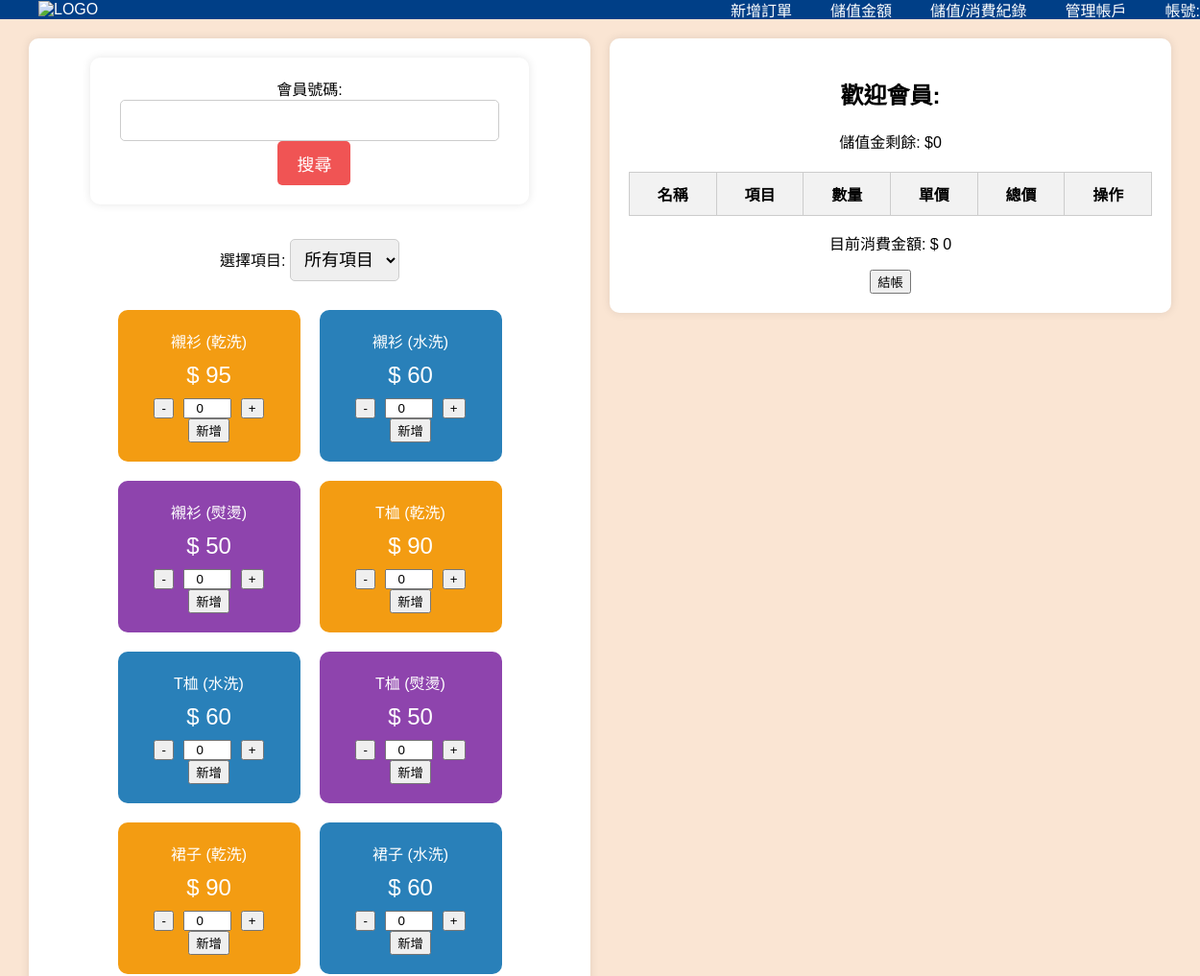
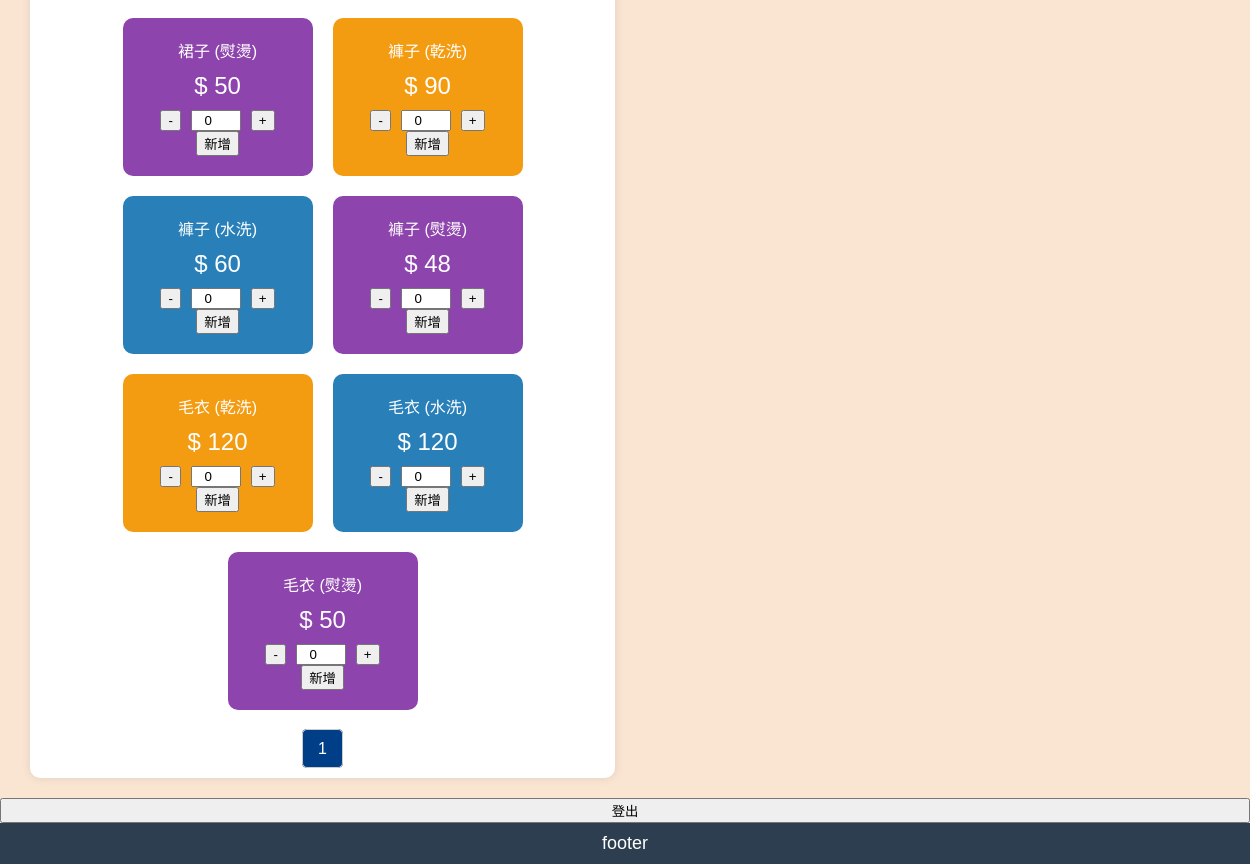
The app's page /a_admin.php with its own data (2 pictures, top to bottom).
### tables this page shows
CREATE TABLE `commodity` (
  `id` int(11) NOT NULL,
  `c_id` varchar(10) NOT NULL COMMENT '商品變號',
  `c_name` varchar(20) NOT NULL COMMENT '商品名稱',
  `dry` int(11) NOT NULL COMMENT '乾洗',
  `water` int(11) NOT NULL COMMENT '水洗',
  `iro` int(11) NOT NULL COMMENT '熨燙'
);

### a_admin.php (the view, shortened to what this page needs)
<?php
include("db.php");
$memberPhone = '';
$memberName = '';
$memberBalance = 0;
$memberDiscount = 1;
$productsPerPage = 6;
$page = isset($_GET['page']) ? (int)$_GET['page'] : 1;
$offset = ($page - 1) * $productsPerPage;
$productQuery = "SELECT * FROM commodity LIMIT $productsPerPage OFFSET $offset";
$productResult = mysqli_query($link, $productQuery);
$totalProductsQuery = "SELECT COUNT(*) as total FROM commodity";
$totalProductsResult = mysqli_query($link, $totalProductsQuery);
$totalProducts = mysqli_fetch_assoc($totalProductsResult)['total'];
$totalPages = ceil($totalProducts / $productsPerPage);
function calculateDiscountedPrice($price, $discount) {
    if ($discount == 2) {
        return round($price * 0.9);
    } elseif ($discount == 3) {
        return round($price * 0.8);
    } else {
        return round($price);
    }
}
?>
<!DOCTYPE html>
<html lang="zh-Hant">
<head>
</head>
<body>
    <div class="navbar">
        <a href="#"><img src="" alt="LOGO"></a>
        <div>
            <a onclick="a1()">新增訂單</a>
            <a onclick="a2()">儲值金額</a>
            <a onclick="a3()">儲值/消費紀錄</a>
            <a onclick="a4()">管理帳戶</a>
            <a class="profile">帳號:<?= $_SESSION["a_id"]; ?></a>
        </div>
    </div>
    <div id="a1" style="display: block;">
        <div class="container">
            <div class="left-panel">
                <div class="search-container">
                    <form method="post">
                        <label for="member-phone">會員號碼:</label>
                        <input type="text" id="member-phone" name="member_phone" value="<?= $memberPhone ?>">
                        <button type="submit" name="search_member">搜尋</button>
                    </form>
                </div>
                <div class="category-select">
                    <label for="category">選擇項目:</label>
                    <select id="category" onchange="filterProducts()">
                        <option value="all">所有項目</option>
                    </select>
                </div>
                <div class="product-container">
                    <?php
                    if (mysqli_num_rows($productResult) > 0) {
                        while ($row = mysqli_fetch_assoc($productResult)) {
                            $priceDry = calculateDiscountedPrice($row['dry'], $memberDiscount);
                            $priceWater = calculateDiscountedPrice($row['water'], $memberDiscount);
                            $priceIro = calculateDiscountedPrice($row['iro'], $memberDiscount);
                            echo "<div class='product-card dry'>
                                    <div>{$row['c_name']} (乾洗)</div>
                                    <div class='price'>$ {$priceDry}</div>
                                    <div class='quantity'>
                                        <button onclick='updateQuantity(this.nextElementSibling, -1)'>-</button>
                                        <input type='number' value='0' readonly>
                                        <button onclick='updateQuantity(this.previousElementSibling, 1)'>+</button>
                                    </div>
                                    <button onclick='addToCart(\"{$row['c_name']}\", \"乾洗\", {$priceDry}, this.previousElementSibling.querySelector(\"input\"))'>新增</button>
                                  </div>";
                            echo "<div class='product-card water'>
                                    <div>{$row['c_name']} (水洗)</div>
                                    <div class='price'>$ {$priceWater}</div>
                                    <div class='quantity'>
                                        <button onclick='updateQuantity(this.nextElementSibling, -1)'>-</button>
                                        <input type='number' value='0' readonly>
                                        <button onclick='updateQuantity(this.previousElementSibling, 1)'>+</button>
                                    </div>
                                    <button onclick='addToCart(\"{$row['c_name']}\", \"水洗\", {$priceWater}, this.previousElementSibling.querySelector(\"input\"))'>新增</button>
                                  </div>";
                            echo "<div class='product-card iro'>
                                    <div>{$row['c_name']} (熨燙)</div>
                                    <div class='price'>$ {$priceIro}</div>
                                    <div class='quantity'>
                                        <button onclick='updateQuantity(this.nextElementSibling, -1)'>-</button>
                                        <input type='number' value='0' readonly>
                                        <button onclick='updateQuantity(this.previousElementSibling, 1)'>+</button>
                                    </div>
                                    <button onclick='addToCart(\"{$row['c_name']}\", \"熨燙\", {$priceIro}, this.previousElementSibling.querySelector(\"input\"))'>新增</button>
                                  </div>";
                        }
                    } else {
                        echo "<p>沒有商品資料</p>";
                    }
                    ?>
                </div>
                <div class="pagination">
                    <?php
                    for ($i = 1; $i <= $totalPages; $i++) {
                        $active = $i == $page ? 'active' : '';
                        echo "<a href='?page=$i' class='$active'>$i</a>";
                    }
                    ?>
                </div>
            </div>
            <div class="right-panel">
                <h2>歡迎會員: <?= $memberName ?></h2>
                <p>儲值金剩餘: $<?= $memberBalance ?></p>
                <table class="cart-table">
                    <thead>
                        <tr>
                            <th>名稱</th>
                            <th>項目</th>
                            <th>數量</th>
                            <th>單價</th>
                            <th>總價</th>
                            <th>操作</th>
                        </tr>
                    </thead>
                </table>
                <p>目前消費金額: <span id="current-amount">$ 0</span></p>
                <button onclick="checkout()">結帳</button>
            </div>
        </div>
    </div>
    <button class="btn logout" onclick="window.location.href='logout.php'">登出</button>
    <div class="footer">
        footer
    </div>
</body>
</html>

### css/styles.css (style rules this page uses)
body, html { margin: 0; padding: 0; height: 100%; font-family: Arial, sans-serif; background-color: #fae5d3; display: flex; flex-direction: column; justify-content: space-between; }
.container { flex: 1; display: flex; flex-direction: column; align-items: center; justify-content: center; text-align: center; }
.footer { background-color: #2c3e50; color: white; text-align: center; padding: 10px 0; font-size: 18px; }
.navbar { background-color: #003f87; overflow: hidden; }
.navbar a { float: left; display: block; color: white; text-align: center; padding: 14px 20px; text-decoration: none; }
.navbar .profile { float: right; }
.container { flex: 1; display: flex; flex-direction: column; align-items: center; justify-content: center; text-align: center; padding: 20px; }
form { background-color: #fff; padding: 20px; border-radius: 10px; box-shadow: 0 0 10px rgba(0, 0, 0, 0.1); }
table { width: 100%; }
input[type="text"], input[type="password"] { width: calc(100% - 22px); padding: 10px; font-size: 18px; border: 1px solid #ccc; border-radius: 5px; }

### a_admin.php (style rules this page uses)
body, html { margin: 0; padding: 0; height: 100%; font-family: Arial, sans-serif; background-color: #fae5d3; display: flex; flex-direction: column; justify-content: space-between; }
.navbar { background-color: #003f87; overflow: hidden; width: 100%; display: flex; justify-content: space-between; align-items: center; padding: 10px 20px; }
.navbar a { color: white; text-align: center; text-decoration: none; padding: 14px 20px; }
.navbar .profile { color: white; }
.container { flex: 1; display: flex; flex-direction: row; align-items: flex-start; justify-content: space-between; padding: 20px; }
.left-panel, .right-panel { flex: 1; margin: 0 10px; background-color: #fff; padding: 20px; border-radius: 10px; box-shadow: 0 0 10px rgba(0, 0, 0, 0.1); }
.search-container { display: flex; align-items: center; justify-content: center; margin-bottom: 20px; }
.search-container input[type="text"] { padding: 10px; font-size: 18px; border: 1px solid #ccc; border-radius: 5px; }
.search-container button { padding: 10px 20px; font-size: 18px; border: none; border-radius: 5px; cursor: pointer; background-color: #f05454; color: white; margin-left: 10px; }
.category-select { margin-bottom: 20px; }
.category-select select { padding: 10px; font-size: 18px; border: 1px solid #ccc; border-radius: 5px; }
.product-container { display: flex; flex-wrap: wrap; justify-content: center; }
.product-card { background-color: #577590; border-radius: 10px; padding: 20px; margin: 10px; color: white; width: 150px; text-align: center; }
.product-card.dry { background-color: #f39c12; }
.product-card.water { background-color: #2980b9; }
.product-card.iro { background-color: #8e44ad; }
.product-card .price { font-size: 24px; margin: 10px 0; }
.product-card .quantity { display: flex; justify-content: center; align-items: center; }
.product-card .quantity input { width: 50px; text-align: center; margin: 0 10px; }
.footer { background-color: #2c3e50; color: white; text-align: center; padding: 10px 0; font-size: 18px; }
.pagination { margin-top: 20px; }
.pagination a { margin: 0 5px; padding: 10px 15px; text-decoration: none; color: #003f87; border: 1px solid #ccc; border-radius: 5px; }
.pagination a.active { background-color: #003f87; color: white; }
.cart-table { width: 100%; border-collapse: collapse; margin-top: 20px; }
.cart-table th, .cart-table td { border: 1px solid #ccc; padding: 10px; text-align: center; }
.cart-table th { background-color: #f2f2f2; }

### records on screen
commodity: c_name "襯衫", dry "95", water "60", iro "50"
commodity: c_name "T桖", dry "90", water "60", iro "50"
commodity: c_name "裙子", dry "90", water "60", iro "50"
commodity: c_name "褲子", dry "90", water "60", iro "48"
commodity: c_name "毛衣", dry "120", water "120", iro "50"

### other values on screen
$memberBalance "0"
